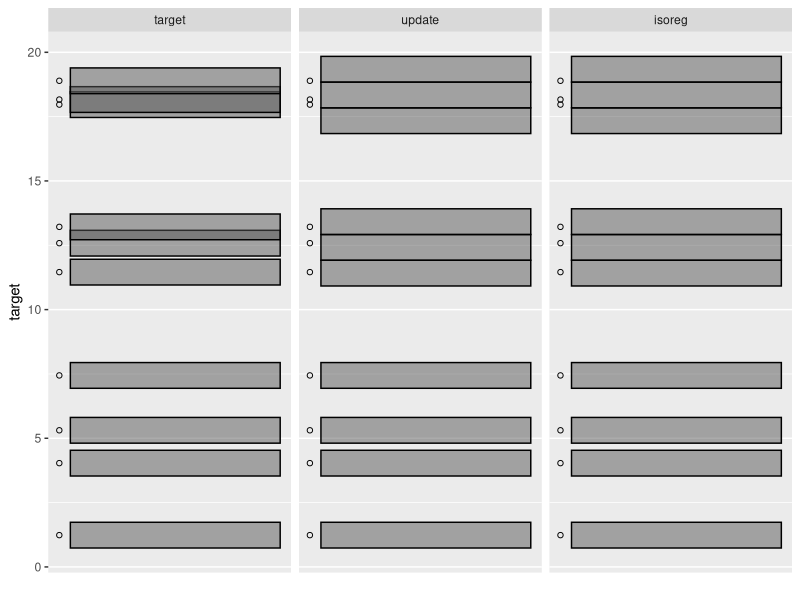

This figure's R source:
N.boxes <- 10
set.seed(1)
target <- sort(runif(N.boxes, 0, 2*N.boxes))

B.lo <- 0
B.hi <- 20
h.vec <- rep(0.5, N.boxes)
l.vec <- cumsum(c(B.lo,h.vec[-N.boxes])+h.vec)
d.vec <- target-l.vec
iso.list <- isoreg(d.vec)
x.vec <- iso.list$yf+l.vec
library(data.table)
library(ggplot2)
get_update <- function(target, current, half.size)data.table(
  target, current, half.size
)[
, active := !c(TRUE, (current+half.size)[-.N] < (current-half.size)[-1])
][
, cluster := cumsum(!active)
][
, offset := cumsum(c(0,half.size[-1]+half.size[-.N])), by=cluster
][
, update := offset+mean(current-offset), by=cluster
][]

done <- FALSE
current <- target
while(!done){
  it.dt <- get_update(target, current, 0.5)
  current <- it.dt$update
  if(it.dt[, sum(abs(current-update))<1e-10])done <- TRUE
}

rect.info <- rbind(
  data.table(variable="target"),
  data.table(variable="update"),
  data.table(variable="isoreg")
)
it.dt[, isoreg := x.vec ]
it.dt[, update-isoreg]
(target.long <- melt(
  it.dt,
  measure.vars=rect.info$variable
)[rect.info, on="variable"][, Variable := factor(variable, rect.info$variable)])
gg <- ggplot()+
  geom_point(aes(
    0, target),
    shape=1,
    data=it.dt)+
  geom_rect(aes(
    xmin=1, xmax=20,
    ymin=value-half.size, ymax=value+half.size),
    color="black",
    alpha=0.5,
    data=target.long)+
  facet_grid(. ~ Variable)+
  scale_x_continuous("", breaks=c())

png("figure-isoreg.png", width=6, height=4, units="in", res=200)
print(gg)
dev.off()
